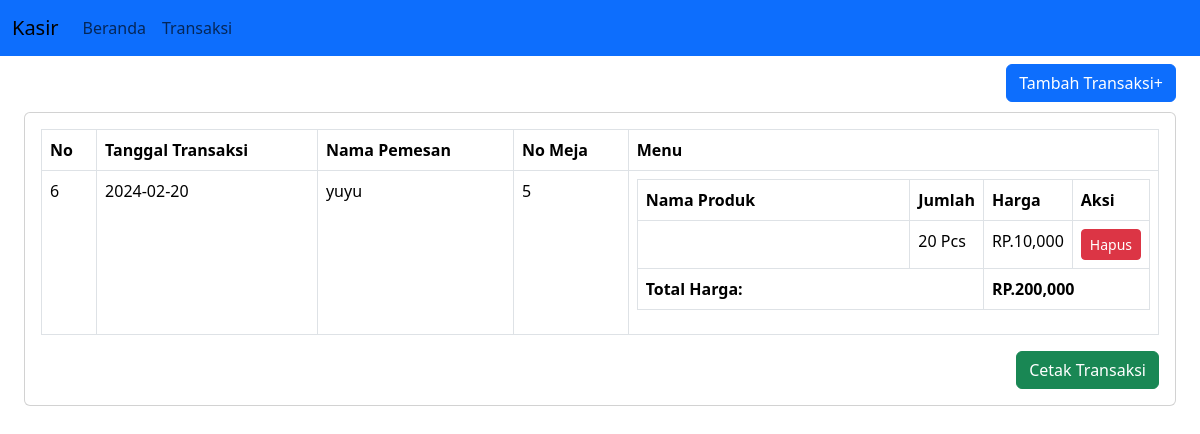
Page /daftar-transaksi.php on the committed database.
### tables this page shows
CREATE TABLE `penjualan` (
  `PenjualanID` int(11) NOT NULL,
  `TanggalPenjualan` date NOT NULL,
  `TotalHarga` decimal(10,2) NOT NULL,
  `PelangganID` int(11) NOT NULL
);

CREATE TABLE `pelanggan` (
  `PelangganID` int(11) NOT NULL,
  `NamaPelanggan` varchar(255) NOT NULL,
  `NoMeja` int(11) NOT NULL,
  `NomorTelepon` varchar(25) NOT NULL
);

CREATE TABLE `detailpenjualan` (
  `DetailID` int(11) NOT NULL,
  `PenjualanID` int(11) NOT NULL,
  `ProdukID` int(11) NOT NULL,
  `JumlahProduk` int(11) NOT NULL,
  `Subtotal` decimal(10,2) NOT NULL
);

### daftar-transaksi.php (the view, shortened to what this page needs)
<?php
include("header.php");
?>
<body>
      <nav class="navbar navbar-expand-lg navbar-primary bg-primary fixed-top">
        <div class="container-fluid">
            <a class="navbar-brand" href="#">Kasir</a>
            <div class="navbar-collapse">
                <ul class="navbar-nav">
                    <li class="nav-item">
                        <a class="nav-link" href="index.php">Beranda</a>
                    </li>
                    <li class="nav-item">
                        <a class="nav-link" href="transaksi.php">Transaksi</a>
                    </li>
                </ul>
            </div>
        </div>
    </nav>
        <div class="p-4" id="main-content">
          <a href="transaksi.php" class="btn btn-md btn-primary float-end">Tambah Transaksi+</a>
          <div class="card mt-5">
            <div class="card-body">
            <table class="table table-bordered">
    <thead>
      <tr>
        <th>No</th>
        <th>Tanggal Transaksi</th>
        <th>Nama Pemesan</th>
        <th>No Meja</th>
        <th>Menu</th>
      </tr>
    </thead>
    <tbody>
        <?php
            include("conn/koneksi.php");
            $sql = $koneksi->query("SELECT * FROM penjualan ORDER BY PenjualanID DESC LIMIT 1");
            while ($data= $sql->fetch_assoc()) {
        ?>
              <tr>
                <td><?php echo $data['PenjualanID']?></td>
                <td><?php echo $data['TanggalPenjualan']?></td>
                  <?php
                    $sql2 = $koneksi->query("SELECT * FROM pelanggan WHERE PelangganID = '".$data ['PenjualanID']."'");
                    while ($data2= $sql2->fetch_assoc()) { ?>
                      <td><?php echo $data2['NamaPelanggan']?></td>
                      <td><?php echo $data2['NoMeja']?></td>
                   <?php }
                  ?>
                <td>
                    <table class="table table-bordered">
                        <thead>
                            <tr>
                                <th>Nama Produk</th>
                                <th class="col-1">Jumlah</th>
                                <th class="col-1">Harga</th>
                                <th class="col-1">Aksi</th>
                            </tr>
                        </thead>
                        <tbody>
                        <?php
                          $sql3 = $koneksi->query("SELECT * FROM detailpenjualan WHERE DetailID= '" . $data['PenjualanID'] . "'");
                          $total_harga = 0;
                          while ($data3= $sql3->fetch_assoc()) {
                        ?>
                            <tr>
                              <td>
                              </td>
                              <td><?php echo $data3['JumlahProduk']?> Pcs</td>
                              <td>RP.<?php echo number_format($data3['Subtotal']) ?></td>
                              <td><?php echo"<a href='hapus-menu.php?id=$data3[PenjualanID]' class='btn btn-sm btn-danger'>Hapus</a>" ?></td>
                            </tr>
                            <?php
                              $totalproduk = $data3['JumlahProduk'] * $data3['Subtotal'];
                              $total_harga += $totalproduk;
                            }
                            ?>
                            <tr>
                            <td colspan='2'><strong>Total Harga:</strong></td>
                            <td colspan='2'><strong>RP.<?php echo number_format("$total_harga") ?></strong></td>
                            </tr>
                        </tbody>
                    </table>
                </td>
                <?php
                echo "</tr>";
            }
        ?>
    </tbody>
  </table>
  <a href="cetaktransaksi.php" target="_blank" class="btn btn-md btn-success float-end">Cetak Transaksi</a>
            </div>
          </div>
        </div>
</body>

### header.php (style rules this page uses)
.card { margin-bottom: 20px; }

### daftar-transaksi.php (style rules this page uses)
#main-content { margin-top: 40px; }

### rows in the picture
penjualan: PenjualanID "6", TanggalPenjualan "2024-02-20", total_harga "200,000"
pelanggan: NamaPelanggan "yuyu", NoMeja "5"
detailpenjualan: JumlahProduk "20", Subtotal "10,000"
